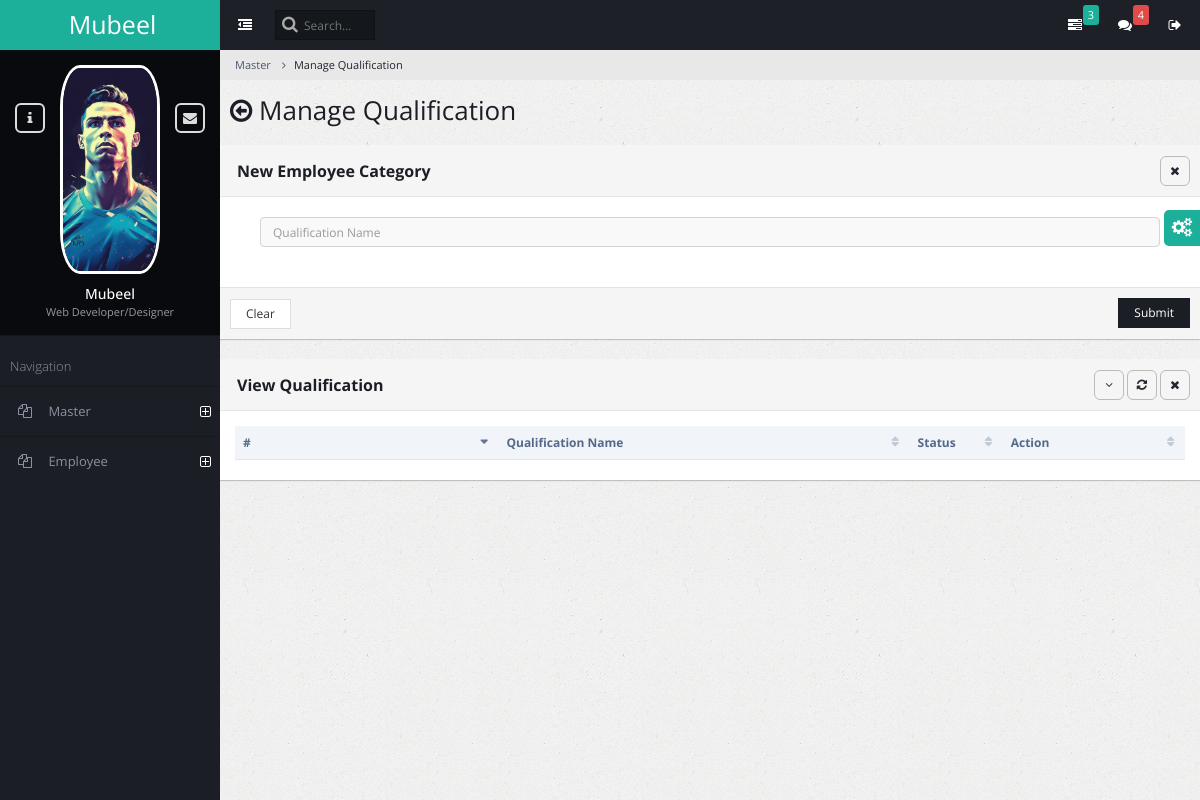
/ad_qualification_manage, run on an earlier commit of the app's database.
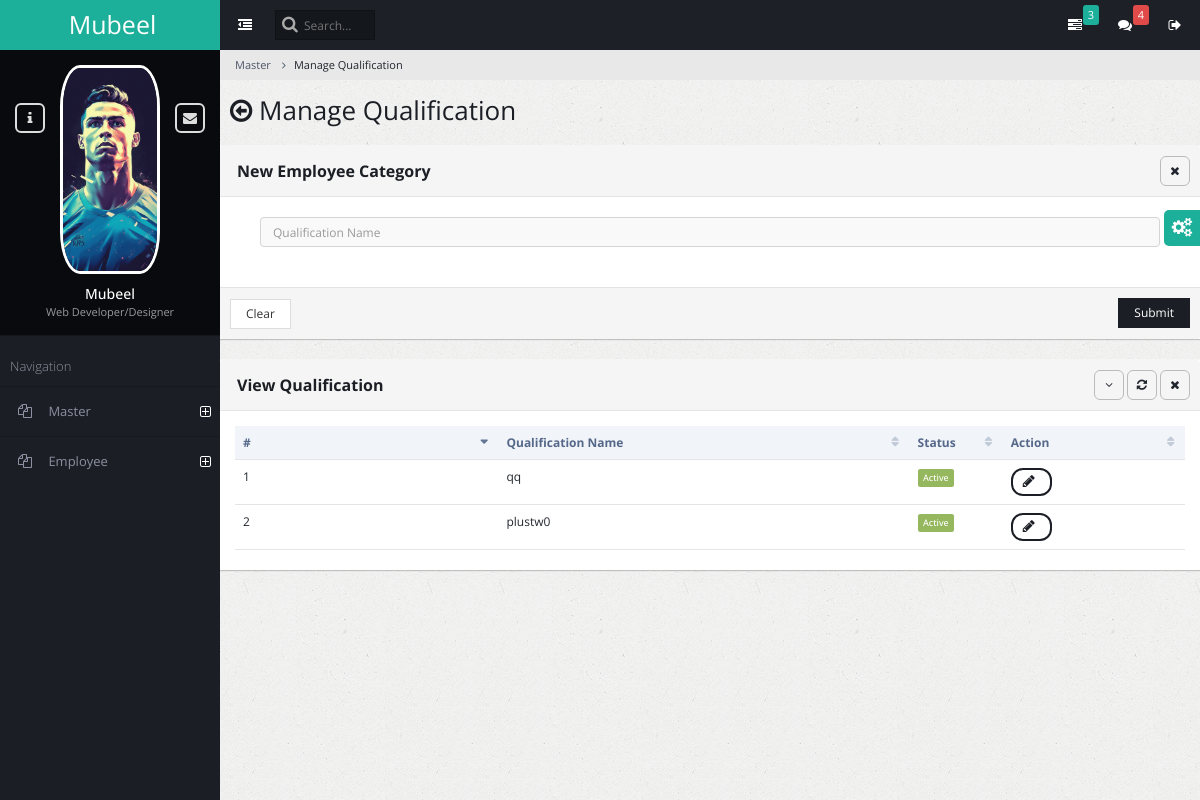
And on a later commit of the database.
### admin_master/models.py (models this page shows)
class AmsQualification(models.Model):
    qualification_name = models.CharField(max_length=150)
    status = models.BooleanField(default=True)

### admin_master/views.py (the view, shortened to what this page needs)
# urls.py: path('ad_qualification_manage', views.admin_qualification_manage, name='admin_qualification_manage'),
def admin_qualification_manage(request):
    ams_qualifications = AmsQualification.objects.all()
    return render(request, 'admin_master_qualification_manage.html', {'ams_qualifications': ams_qualifications})

### admin_master/templates/admin_master_qualification_manage.html (shortened to what this page needs)
{% extends "base.html" %}
{% block content %}
<ul class="breadcrumb">
    <li><a href="#">Master</a></li>
    <li class="active">Manage Qualification</li>
</ul>
<div class="content-frame-top">
    <div class="page-title">
        <h2><span class="fa fa-arrow-circle-o-left"></span> Manage Qualification</h2>
    </div>
</div>
<form method="post" action="{% url 'admin_qualification_manage' %}">
<div class="panel panel-default">
    <div class="panel-heading ui-draggable-handle">
        <h1 class="panel-title"><strong></strong><b>New Employee Category</b></h1>
        <ul class="panel-controls">
            <li><a href="#" class="panel-remove"><span class="fa fa-times"></span></a></li>
        </ul>
    </div>
    <div class="panel-body">
        <div class="block">
            <div class="col-md-12">
                <div>
                    <input type="text" placeholder="Qualification Name" name="qualification_name" required class="form-control">
                </div>
            </div>
        </div>
    </div>
    <div class="panel-footer">
        <input type="reset" class="btn btn-default" value="Clear">
        <button class="btn btn-primary pull-right">Submit</button>
    </div>
</div>
</form>
<div class="panel panel-default">
    <div class="panel-heading ui-draggable-handle">
        <h1 class="panel-title"><b>View Qualification</b></h1>
        <ul class="panel-controls">
            <li><a href="#" class="panel-collapse"><span class="fa fa-angle-down"></span></a></li>
            <li><a href="#" class="panel-refresh"><span class="fa fa-refresh"></span></a></li>
            <li><a href="#" class="panel-remove"><span class="fa fa-times"></span></a></li>
        </ul>
    </div>
    <div class="panel-body">
        <table class="table datatable dataTable no-footer" id="DataTables_Table_0" role="grid" aria-describedby="DataTables_Table_0_info">
            <thead>
                <tr role="row"><th class="sorting_asc" tabindex="0" aria-controls="DataTables_Table_0" rowspan="1" colspan="1" aria-sort="ascending" aria-label="Name: activate to sort column ascending" style="width: 198px;">#</th><th class="sorting" tabindex="0" aria-controls="DataTables_Table_0" rowspan="1" colspan="1" aria-label="Position: activate to sort column ascending" style="width: 309px;">Qualification Name</th><th class="sorting" tabindex="0" aria-controls="DataTables_Table_0" rowspan="1" colspan="1" aria-label="Age: activate to sort column ascending" style="width: 70px;">Status</th><th class="sorting" tabindex="0" aria-controls="DataTables_Table_0" rowspan="1" colspan="1" aria-label="Start date: activate to sort column ascending" style="width: 137px;">Action</th></tr>
            </thead>
            <tbody>
                {% for ams_qualification in ams_qualifications %}
                    <tr id="{{ams_qualification.id}}">
                        <td>{{ forloop.counter }}</td>
                        <td>{{ ams_qualification.qualification_name }}</td>
                        <td>
                            {% if ams_qualification.status %}
                                <span class="label label-success">Active</span>
                            {% else %}
                                <span class="label label-danger">Inactive</span>
                            {% endif %}
                        </td>
                        <td>
                            <button class="btn btn-primary btn-rounded" onClick="edit_qualification_row({{ ams_qualification.id }});" data-toggle="modal" data-target="#modal_basic">
                                <span id="spinner{{ams_qualification.id}}" class="fa fa-pencil"></span>
                            </button>
                        </td>
                    </tr>
        {% endfor %}
            </tbody>
        </table>
    </div>
</div>
{% endblock content %}

What changed in the data, as far as the page shows it:
added AmsQualification: qualification_name "qq", status "Active"
added AmsQualification: qualification_name "plustw0", status "Active"
